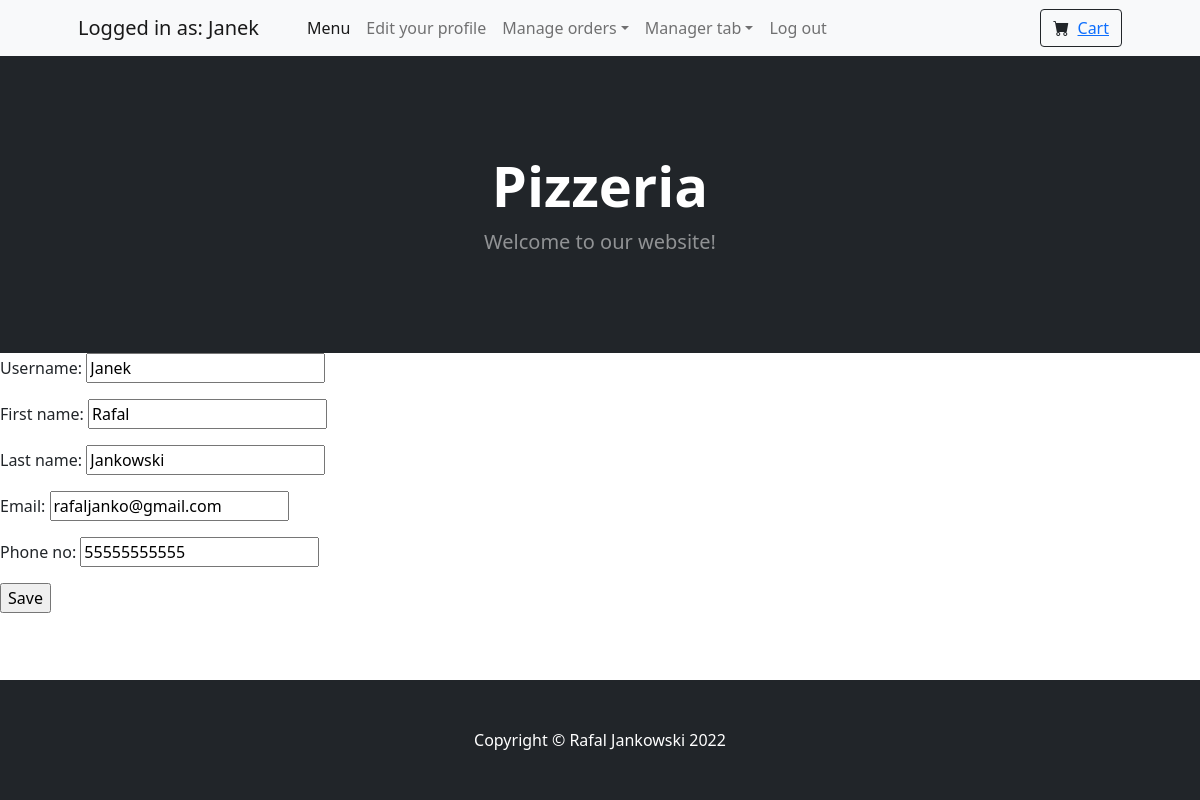
/user_detail_update/5 (signed in), run on the app's committed database.
### PizzeriaManager/models.py (models this page shows, shortened)
class Customer(models.Model):
    user = models.OneToOneField(User, on_delete=models.CASCADE)
    customer_id = models.AutoField(primary_key=True)
    first_name = models.CharField(max_length=20)
    last_name = models.CharField(max_length=20)
    username = models.CharField(max_length=30)
    password = models.CharField(max_length=10)
    email = models.CharField(max_length=64)
    phone_no = models.CharField(max_length=12)

### PizzeriaManager/views.py (the view)
# urls.py: path('user_detail_update/<int:pk>', UpdateUserDetails.as_view(), name='update_details'),
class UpdateUserDetails(LoginRequiredMixin, UpdateView):
    model = Customer
    fields = ['username', 'first_name', 'last_name', 'email', "phone_no"]
    success_url = reverse_lazy('menu')
    def get_object(self, queryset=None):
        return self.request.user.customer

### PizzeriaManager/templates/PizzeriaManager/customer_form.html (shortened to what this page needs)
{% extends "PizzeriaManager/_base.html" %}
{% load cart_tag %}
{% block content %}
    <form method="post">{% csrf_token %}
    {{ form.as_p }}
    <input type="submit" value="Save">
</form>
<div style="color: white">.</div>
{% endblock %}

### PizzeriaManager/templates/PizzeriaManager/_base.html (shortened to what this page needs)
{% load static %}
<!DOCTYPE html>
<html lang="en">
    <head>
        <link href="https://cdn.jsdelivr.net/npm/bootstrap-icons@1.5.0/font/bootstrap-icons.css" rel="stylesheet" />
        <link href="{% static 'css/styles.css' %}" rel="stylesheet" />
    </head>
    <body class="d-flex flex-column min-vh-100">
        {% if user.is_authenticated %}
        <nav class="navbar navbar-expand-lg navbar-light bg-light">
            <div class="container px-4 px-lg-5">
                <a class="navbar-brand">Logged in as: {{ request.user.customer.username }}</a>
                <div class="collapse navbar-collapse" id="navbarSupportedContent">
                    <ul class="navbar-nav me-auto mb-2 mb-lg-0 ms-lg-4">
                        <li class="nav-item"><a class="nav-link active" aria-current="page" href="{% url 'menu' %}">Menu</a></li>
                        <li class="nav-item"><a class="nav-link" href="{% url 'update_details' request.user.customer.user_id %}">Edit your profile</a></li>
                        <li class="nav-item dropdown">
                            <a class="nav-link dropdown-toggle" id="navbarDropdown" href="#" role="button" data-bs-toggle="dropdown" aria-expanded="false">Manage orders</a>
                        </li>
                        {% if request.user.profile.function == "Manager" %}
                        <li class="nav-item dropdown">
                            <a class="nav-link dropdown-toggle" id="navbarDropdown" href="#" role="button" data-bs-toggle="dropdown" aria-expanded="false">Manager tab</a>
                        </li>
                        {% endif %}
                         <li class="nav-item"><a class="nav-link" href="{% url 'logout' %}">Log out</a></li>
                    </ul>
                    <form class="d-flex">
                        <button href="" class="btn btn-outline-dark" type="submit">
                            <i class="bi-cart-fill me-1"></i>
                            <a href="{% url 'cart_detail' %}">Cart</a>
                        </button>
                    </form>
                </div>
            </div>
        </nav>
        {% endif %}
        <header class="bg-dark py-5">
            <div class="container px-4 px-lg-5 my-5">
                <div class="text-center text-white">
                    <h1 class="display-4 fw-bolder">Pizzeria</h1>
                    <p class="lead fw-normal text-white-50 mb-0">Welcome to our website!</p>
                </div>
            </div>
        </header>
       {% block content %}
        {% endblock content %}
        <footer class="py-5 bg-dark mt-auto">
            <div class="container"><p class="m-0 text-center text-white">Copyright &copy; Rafal Jankowski 2022</p></div>
        </footer>
    </body>
</html>

### data on the page
Customer: username "Janek", first_name "Rafal", last_name "Jankowski", email "rafaljanko@gmail.com", phone_no "55555555555"

### other printed values
{{ request.user.customer.username }} "Janek"
